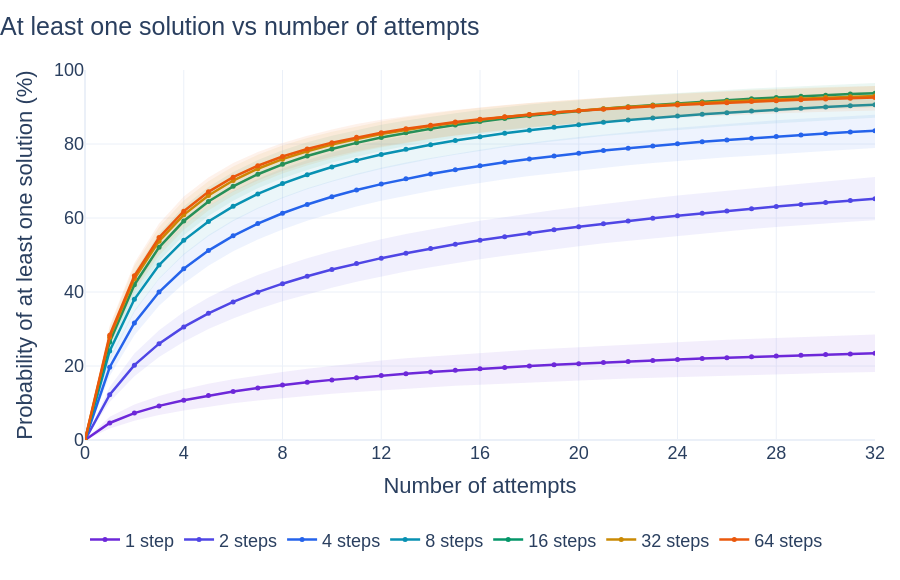

The notebook cell saved with this chart:
### Code cell
attempt_counts = np.arange(ATTEMPTS_PER_PUZZLE + 1)
bootstrap_rng = np.random.default_rng(EVAL_SEED + 1)
# Reuse the same whole-puzzle bootstrap draws for every generation-step budget.
n_puzzles = len(evaluation_indices)
weights = bootstrap_rng.multinomial(
    n_puzzles,
    np.full(n_puzzles, 1 / n_puzzles),
    size=3000,
)
retry_results = {}
step_colors = [
    "#6D28D9",
    "#4F46E5",
    "#2563EB",
    "#0891B2",
    "#059669",
    "#CA8A04",
    "#EA580C",
]
fig = go.Figure()
for generation_steps in EVAL_STEP_COUNTS:
    successes = evaluation_successes[generation_steps]
    per_puzzle_pass = np.zeros((n_puzzles, ATTEMPTS_PER_PUZZLE + 1))
    no_solution = np.ones(n_puzzles)
    failed = ATTEMPTS_PER_PUZZLE - successes.sum(axis=1)
    for k in range(1, ATTEMPTS_PER_PUZZLE + 1):
        no_solution *= np.maximum(failed - k + 1, 0) / (ATTEMPTS_PER_PUZZLE - k + 1)
        per_puzzle_pass[:, k] = 1 - no_solution
    pass_at_k = per_puzzle_pass.mean(axis=0)
    lower, upper = np.quantile(
        weights @ per_puzzle_pass / n_puzzles, [0.025, 0.975], axis=0
    )
    retry_results[generation_steps] = dict(
        pass_at_k=pass_at_k, lower=lower, upper=upper
    )

    color = step_colors[EVAL_STEP_COUNTS.index(generation_steps) % len(step_colors)]
    rgb = tuple(int(color[position : position + 2], 16) for position in (1, 3, 5))
    group = str(generation_steps)
    fig.add_scatter(
        x=attempt_counts,
        y=100 * lower,
        mode="lines",
        line=dict(width=0),
        hoverinfo="skip",
        showlegend=False,
        legendgroup=group,
    )
    fig.add_scatter(
        x=attempt_counts,
        y=100 * upper,
        mode="lines",
        line=dict(width=0),
        fill="tonexty",
        fillcolor=f"rgba({rgb[0]},{rgb[1]},{rgb[2]},0.08)",
        hoverinfo="skip",
        showlegend=False,
        legendgroup=group,
    )
    fig.add_scatter(
        x=attempt_counts,
        y=100 * pass_at_k,
        mode="lines+markers",
        line=dict(color=color, width=2.5),
        marker=dict(size=5),
        name=f"{generation_steps} " + ("step" if generation_steps == 1 else "steps"),
        legendgroup=group,
        customdata=np.column_stack((100 * lower, 100 * upper)),
        hovertemplate=(
            "%{y:.2f}% · 95% interval [%{customdata[0]:.2f}%, %{customdata[1]:.2f}%]"
            "<extra>%{fullData.name}</extra>"
        ),
    )

fig.update_layout(
    title=dict(text="At least one solution vs number of attempts", x=0),
    template="plotly_white",
    height=580,
    autosize=True,
    hovermode="x unified",
    xaxis=dict(
        title="Number of attempts",
        range=[0, ATTEMPTS_PER_PUZZLE],
        dtick=max(1, ATTEMPTS_PER_PUZZLE // 8),
    ),
    yaxis=dict(title="Probability of at least one solution (%)", range=[0, 100]),
    font=dict(family="Arial, sans-serif", size=18),
    legend=dict(orientation="h", y=-0.22, x=0, groupclick="togglegroup"),
    margin=dict(l=85, r=25, t=70, b=140),
)
fig.show(config=PLOT_CONFIG)
fig.write_html(ARTIFACTS / "queens8_dfm_retries.html", config=PLOT_CONFIG)

np.savez_compressed(
    ARTIFACTS / "queens8_dfm_evaluation.npz",
    dataset_indices=evaluation_indices,
    puzzle_ids=puzzles["ids"][evaluation_indices],
    steps=np.asarray(EVAL_STEP_COUNTS),
    successes=np.stack([evaluation_successes[steps] for steps in EVAL_STEP_COUNTS]),
    attempt_counts=attempt_counts,
    pass_at_k=np.stack(
        [retry_results[steps]["pass_at_k"] for steps in EVAL_STEP_COUNTS]
    ),
    lower=np.stack([retry_results[steps]["lower"] for steps in EVAL_STEP_COUNTS]),
    upper=np.stack([retry_results[steps]["upper"] for steps in EVAL_STEP_COUNTS]),
    evaluation_seed=EVAL_SEED,
    batch_size=EVAL_BATCH_SIZE,
    dataset_sha256=puzzles["metadata"]["data_sha256"],
    checkpoint_sha256=checkpoint_sha256,
    optimizer_updates=run.global_step,
)

### Figure 1 — Plotly figure (JSON) as saved in the notebook; plotly's stock layout.template omitted (floating-point values rounded to 4 significant figures)
{"data": [{"hoverinfo": "skip", "legendgroup": "1", "line": {"width": 0}, "mode": "lines", "showlegend": false, "type": "scatter", "x": [0, 1, 2, 3, 4, 5, 6, 7, 8, 9, 10, 11, 12, 13, 14, 15, 16, 17, 18, 19, 20, 21, 22, 23, 24, 25, 26, 27, 28, 29, 30, 31, 32], "y": [0.0, 3.088, 5.17, 6.728, 7.948, 9.018, 9.914, 10.68, 11.34, 11.93, 12.49, 12.99, 13.43, 13.85, 14.24, 14.63, 14.95, 15.27, 15.57, 15.84, 16.13, 16.38, 16.59, 16.81, 17.01, 17.23, 17.45, 17.62, 17.78, 17.94, 18.08, 18.23, 18.36]}, {"fill": "tonexty", "fillcolor": "rgba(109,40,217,0.08)", "hoverinfo": "skip", "legendgroup": "1", "line": {"width": 0}, "mode": "lines", "showlegend": false, "type": "scatter", "x": [0, 1, 2, 3, 4, 5, 6, 7, 8, 9, 10, 11, 12, 13, 14, 15, 16, 17, 18, 19, 20, 21, 22, 23, 24, 25, 26, 27, 28, 29, 30, 31, 32], "y": [0.0, 6.311, 9.591, 11.9, 13.71, 15.21, 16.44, 17.48, 18.4, 19.28, 20.06, 20.79, 21.46, 22.07, 22.57, 23.05, 23.54, 23.97, 24.37, 24.72, 25.09, 25.46, 25.81, 26.14, 26.43, 26.77, 27.09, 27.32, 27.59, 27.84, 28.08, 28.31, 28.52]}, {"customdata": [[0.0, 0.0], [3.088, 6.311], [5.17, 9.591], [6.728, 11.9], [7.948, 13.71], [9.018, 15.21], [9.914, 16.44], [10.68, 17.48], [11.34, 18.4], [11.93, 19.28], [12.49, 20.06], [12.99, 20.79], [13.43, 21.46], [13.85, 22.07], [14.24, 22.57], [14.63, 23.05], [14.95, 23.54], [15.27, 23.97], [15.57, 24.37], [15.84, 24.72], [16.13, 25.09], [16.38, 25.46], [16.59, 25.81], [16.81, 26.14], [17.01, 26.43], [17.23, 26.77], [17.45, 27.09], [17.62, 27.32], [17.78, 27.59], [17.94, 27.84], [18.08, 28.08], [18.23, 28.31], [18.36, 28.52]], "hovertemplate": "%{y:.2f}% · 95% interval [%{customdata[0]:.2f}%, %{customdata[1]:.2f}%]<extra>%{fullData.name}</extra>", "legendgroup": "1", "line": {"color": "#6D28D9", "width": 2.5}, "marker": {"size": 5}, "mode": "lines+markers", "name": "1 step", "type": "scatter", "x": [0, 1, 2, 3, 4, 5, 6, 7, 8, 9, 10, 11, 12, 13, 14, 15, 16, 17, 18, 19, 20, 21, 22, 23, 24, 25, 26, 27, 28, 29, 30, 31, 32], "y": [0.0, 4.602, 7.282, 9.222, 10.75, 12.01, 13.09, 14.02, 14.85, 15.59, 16.25, 16.85, 17.41, 17.91, 18.38, 18.82, 19.23, 19.61, 19.97, 20.31, 20.64, 20.94, 21.23, 21.51, 21.77, 22.02, 22.25, 22.48, 22.69, 22.89, 23.09, 23.27, 23.44]}, {"hoverinfo": "skip", "legendgroup": "2", "line": {"width": 0}, "mode": "lines", "showlegend": false, "type": "scatter", "x": [0, 1, 2, 3, 4, 5, 6, 7, 8, 9, 10, 11, 12, 13, 14, 15, 16, 17, 18, 19, 20, 21, 22, 23, 24, 25, 26, 27, 28, 29, 30, 31, 32], "y": [0.0, 10.24, 17.24, 22.42, 26.57, 29.98, 32.84, 35.32, 37.51, 39.43, 41.15, 42.76, 44.19, 45.52, 46.7, 47.82, 48.85, 49.8, 50.7, 51.54, 52.38, 53.15, 53.83, 54.53, 55.18, 55.83, 56.45, 57.05, 57.59, 58.11, 58.58, 58.98, 59.38]}, {"fill": "tonexty", "fillcolor": "rgba(79,70,229,0.08)", "hoverinfo": "skip", "legendgroup": "2", "line": {"width": 0}, "mode": "lines", "showlegend": false, "type": "scatter", "x": [0, 1, 2, 3, 4, 5, 6, 7, 8, 9, 10, 11, 12, 13, 14, 15, 16, 17, 18, 19, 20, 21, 22, 23, 24, 25, 26, 27, 28, 29, 30, 31, 32], "y": [0.0, 14.34, 23.35, 29.67, 34.57, 38.5, 41.81, 44.59, 46.98, 49.14, 51.03, 52.7, 54.28, 55.65, 56.94, 58.14, 59.25, 60.25, 61.19, 62.14, 62.96, 63.79, 64.56, 65.36, 66.06, 66.73, 67.45, 68.13, 68.69, 69.29, 69.87, 70.48, 71.09]}, {"customdata": [[0.0, 0.0], [10.24, 14.34], [17.24, 23.35], [22.42, 29.67], [26.57, 34.57], [29.98, 38.5], [32.84, 41.81], [35.32, 44.59], [37.51, 46.98], [39.43, 49.14], [41.15, 51.03], [42.76, 52.7], [44.19, 54.28], [45.52, 55.65], [46.7, 56.94], [47.82, 58.14], [48.85, 59.25], [49.8, 60.25], [50.7, 61.19], [51.54, 62.14], [52.38, 62.96], [53.15, 63.79], [53.83, 64.56], [54.53, 65.36], [55.18, 66.06], [55.83, 66.73], [56.45, 67.45], [57.05, 68.13], [57.59, 68.69], [58.11, 69.29], [58.58, 69.87], [58.98, 70.48], [59.38, 71.09]], "hovertemplate": "%{y:.2f}% · 95% interval [%{customdata[0]:.2f}%, %{customdata[1]:.2f}%]<extra>%{fullData.name}</extra>", "legendgroup": "2", "line": {"color": "#4F46E5", "width": 2.5}, "marker": {"size": 5}, "mode": "lines+markers", "name": "2 steps", "type": "scatter", "x": [0, 1, 2, 3, 4, 5, 6, 7, 8, 9, 10, 11, 12, 13, 14, 15, 16, 17, 18, 19, 20, 21, 22, 23, 24, 25, 26, 27, 28, 29, 30, 31, 32], "y": [0.0, 12.23, 20.22, 26.04, 30.57, 34.25, 37.33, 39.96, 42.25, 44.26, 46.06, 47.68, 49.15, 50.49, 51.73, 52.89, 53.96, 54.97, 55.91, 56.8, 57.65, 58.45, 59.21, 59.93, 60.63, 61.29, 61.92, 62.53, 63.11, 63.68, 64.21, 64.73, 65.23]}, {"hoverinfo": "skip", "legendgroup": "4", "line": {"width": 0}, "mode": "lines", "showlegend": false, "type": "scatter", "x": [0, 1, 2, 3, 4, 5, 6, 7, 8, 9, 10, 11, 12, 13, 14, 15, 16, 17, 18, 19, 20, 21, 22, 23, 24, 25, 26, 27, 28, 29, 30, 31, 32], "y": [0.0, 17.29, 28.33, 36.25, 42.28, 47.08, 50.99, 54.16, 56.9, 59.25, 61.3, 63.08, 64.63, 66.02, 67.29, 68.42, 69.47, 70.45, 71.36, 72.13, 72.92, 73.6, 74.27, 74.87, 75.43, 75.94, 76.42, 76.84, 77.31, 77.69, 78.1, 78.52, 78.91]}, {"fill": "tonexty", "fillcolor": "rgba(37,99,235,0.08)", "hoverinfo": "skip", "legendgroup": "4", "line": {"width": 0}, "mode": "lines", "showlegend": false, "type": "scatter", "x": [0, 1, 2, 3, 4, 5, 6, 7, 8, 9, 10, 11, 12, 13, 14, 15, 16, 17, 18, 19, 20, 21, 22, 23, 24, 25, 26, 27, 28, 29, 30, 31, 32], "y": [0.0, 22.13, 35.03, 43.75, 50.32, 55.41, 59.48, 62.76, 65.58, 68.01, 70.09, 71.96, 73.57, 75.01, 76.24, 77.4, 78.46, 79.43, 80.32, 81.15, 81.86, 82.56, 83.19, 83.83, 84.41, 84.95, 85.45, 85.95, 86.43, 86.84, 87.23, 87.57, 87.89]}, {"customdata": [[0.0, 0.0], [17.29, 22.13], [28.33, 35.03], [36.25, 43.75], [42.28, 50.32], [47.08, 55.41], [50.99, 59.48], [54.16, 62.76], [56.9, 65.58], [59.25, 68.01], [61.3, 70.09], [63.08, 71.96], [64.63, 73.57], [66.02, 75.01], [67.29, 76.24], [68.42, 77.4], [69.47, 78.46], [70.45, 79.43], [71.36, 80.32], [72.13, 81.15], [72.92, 81.86], [73.6, 82.56], [74.27, 83.19], [74.87, 83.83], [75.43, 84.41], [75.94, 84.95], [76.42, 85.45], [76.84, 85.95], [77.31, 86.43], [77.69, 86.84], [78.1, 87.23], [78.52, 87.57], [78.91, 87.89]], "hovertemplate": "%{y:.2f}% · 95% interval [%{customdata[0]:.2f}%, %{customdata[1]:.2f}%]<extra>%{fullData.name}</extra>", "legendgroup": "4", "line": {"color": "#2563EB", "width": 2.5}, "marker": {"size": 5}, "mode": "lines+markers", "name": "4 steps", "type": "scatter", "x": [0, 1, 2, 3, 4, 5, 6, 7, 8, 9, 10, 11, 12, 13, 14, 15, 16, 17, 18, 19, 20, 21, 22, 23, 24, 25, 26, 27, 28, 29, 30, 31, 32], "y": [0.0, 19.67, 31.65, 40.0, 46.28, 51.2, 55.19, 58.49, 61.28, 63.67, 65.74, 67.56, 69.16, 70.6, 71.88, 73.04, 74.1, 75.06, 75.95, 76.76, 77.51, 78.21, 78.86, 79.47, 80.04, 80.58, 81.08, 81.56, 82.01, 82.44, 82.84, 83.23, 83.59]}, {"hoverinfo": "skip", "legendgroup": "8", "line": {"width": 0}, "mode": "lines", "showlegend": false, "type": "scatter", "x": [0, 1, 2, 3, 4, 5, 6, 7, 8, 9, 10, 11, 12, 13, 14, 15, 16, 17, 18, 19, 20, 21, 22, 23, 24, 25, 26, 27, 28, 29, 30, 31, 32], "y": [0.0, 21.5, 34.61, 43.51, 50.0, 55.08, 59.13, 62.48, 65.32, 67.74, 69.78, 71.62, 73.24, 74.67, 75.97, 77.1, 78.16, 79.1, 79.98, 80.74, 81.49, 82.14, 82.72, 83.29, 83.82, 84.34, 84.79, 85.17, 85.57, 85.95, 86.28, 86.68, 87.1]}, {"fill": "tonexty", "fillcolor": "rgba(8,145,178,0.08)", "hoverinfo": "skip", "legendgroup": "8", "line": {"width": 0}, "mode": "lines", "showlegend": false, "type": "scatter", "x": [0, 1, 2, 3, 4, 5, 6, 7, 8, 9, 10, 11, 12, 13, 14, 15, 16, 17, 18, 19, 20, 21, 22, 23, 24, 25, 26, 27, 28, 29, 30, 31, 32], "y": [0.0, 26.67, 41.58, 51.19, 58.01, 63.2, 67.26, 70.59, 73.35, 75.66, 77.7, 79.47, 80.94, 82.3, 83.52, 84.6, 85.53, 86.45, 87.26, 87.99, 88.72, 89.29, 89.84, 90.39, 90.89, 91.35, 91.78, 92.21, 92.61, 92.96, 93.36, 93.73, 94.14]}, {"customdata": [[0.0, 0.0], [21.5, 26.67], [34.61, 41.58], [43.51, 51.19], [50.0, 58.01], [55.08, 63.2], [59.13, 67.26], [62.48, 70.59], [65.32, 73.35], [67.74, 75.66], [69.78, 77.7], [71.62, 79.47], [73.24, 80.94], [74.67, 82.3], [75.97, 83.52], [77.1, 84.6], [78.16, 85.53], [79.1, 86.45], [79.98, 87.26], [80.74, 87.99], [81.49, 88.72], [82.14, 89.29], [82.72, 89.84], [83.29, 90.39], [83.82, 90.89], [84.34, 91.35], [84.79, 91.78], [85.17, 92.21], [85.57, 92.61], [85.95, 92.96], [86.28, 93.36], [86.68, 93.73], [87.1, 94.14]], "hovertemplate": "%{y:.2f}% · 95% interval [%{customdata[0]:.2f}%, %{customdata[1]:.2f}%]<extra>%{fullData.name}</extra>", "legendgroup": "8", "line": {"color": "#0891B2", "width": 2.5}, "marker": {"size": 5}, "mode": "lines+markers", "name": "8 steps", "type": "scatter", "x": [0, 1, 2, 3, 4, 5, 6, 7, 8, 9, 10, 11, 12, 13, 14, 15, 16, 17, 18, 19, 20, 21, 22, 23, 24, 25, 26, 27, 28, 29, 30, 31, 32], "y": [0.0, 24.07, 38.03, 47.28, 53.96, 59.07, 63.15, 66.49, 69.3, 71.7, 73.76, 75.57, 77.16, 78.57, 79.82, 80.95, 81.97, 82.89, 83.73, 84.5, 85.21, 85.86, 86.46, 87.02, 87.54, 88.02, 88.47, 88.89, 89.28, 89.65, 89.99, 90.32, 90.62]}, {"hoverinfo": "skip", "legendgroup": "16", "line": {"width": 0}, "mode": "lines", "showlegend": false, "type": "scatter", "x": [0, 1, 2, 3, 4, 5, 6, 7, 8, 9, 10, 11, 12, 13, 14, 15, 16, 17, 18, 19, 20, 21, 22, 23, 24, 25, 26, 27, 28, 29, 30, 31, 32], "y": [0.0, 23.95, 38.55, 48.36, 55.31, 60.55, 64.69, 68.04, 70.76, 73.0, 74.97, 76.65, 78.13, 79.44, 80.64, 81.69, 82.65, 83.54, 84.28, 85.03, 85.65, 86.28, 86.83, 87.36, 87.84, 88.31, 88.73, 89.12, 89.47, 89.83, 90.12, 90.38, 90.62]}, {"fill": "tonexty", "fillcolor": "rgba(5,150,105,0.08)", "hoverinfo": "skip", "legendgroup": "16", "line": {"width": 0}, "mode": "lines", "showlegend": false, "type": "scatter", "x": [0, 1, 2, 3, 4, 5, 6, 7, 8, 9, 10, 11, 12, 13, 14, 15, 16, 17, 18, 19, 20, 21, 22, 23, 24, 25, 26, 27, 28, 29, 30, 31, 32], "y": [0.0, 29.04, 45.44, 55.87, 63.09, 68.39, 72.45, 75.67, 78.28, 80.47, 82.26, 83.8, 85.2, 86.36, 87.39, 88.32, 89.2, 89.99, 90.67, 91.31, 91.87, 92.39, 92.9, 93.35, 93.82, 94.24, 94.61, 94.99, 95.31, 95.62, 95.93, 96.22, 96.48]}, {"customdata": [[0.0, 0.0], [23.95, 29.04], [38.55, 45.44], [48.36, 55.87], [55.31, 63.09], [60.55, 68.39], [64.69, 72.45], [68.04, 75.67], [70.76, 78.28], [73.0, 80.47], [74.97, 82.26], [76.65, 83.8], [78.13, 85.2], [79.44, 86.36], [80.64, 87.39], [81.69, 88.32], [82.65, 89.2], [83.54, 89.99], [84.28, 90.67], [85.03, 91.31], [85.65, 91.87], [86.28, 92.39], [86.83, 92.9], [87.36, 93.35], [87.84, 93.82], [88.31, 94.24], [88.73, 94.61], [89.12, 94.99], [89.47, 95.31], [89.83, 95.62], [90.12, 95.93], [90.38, 96.22], [90.62, 96.48]], "hovertemplate": "%{y:.2f}% · 95% interval [%{customdata[0]:.2f}%, %{customdata[1]:.2f}%]<extra>%{fullData.name}</extra>", "legendgroup": "16", "line": {"color": "#059669", "width": 2.5}, "marker": {"size": 5}, "mode": "lines+markers", "name": "16 steps", "type": "scatter", "x": [0, 1, 2, 3, 4, 5, 6, 7, 8, 9, 10, 11, 12, 13, 14, 15, 16, 17, 18, 19, 20, 21, 22, 23, 24, 25, 26, 27, 28, 29, 30, 31, 32], "y": [0.0, 26.49, 41.97, 52.07, 59.18, 64.47, 68.56, 71.83, 74.51, 76.75, 78.66, 80.31, 81.74, 83.01, 84.13, 85.14, 86.05, 86.87, 87.62, 88.3, 88.93, 89.51, 90.05, 90.55, 91.01, 91.44, 91.84, 92.21, 92.56, 92.89, 93.19, 93.48, 93.75]}, {"hoverinfo": "skip", "legendgroup": "32", "line": {"width": 0}, "mode": "lines", "showlegend": false, "type": "scatter", "x": [0, 1, 2, 3, 4, 5, 6, 7, 8, 9, 10, 11, 12, 13, 14, 15, 16, 17, 18, 19, 20, 21, 22, 23, 24, 25, 26, 27, 28, 29, 30, 31, 32], "y": [0.0, 25.17, 40.02, 49.88, 56.77, 62.02, 66.06, 69.33, 72.05, 74.22, 76.08, 77.71, 79.05, 80.3, 81.36, 82.27, 83.12, 83.87, 84.56, 85.17, 85.71, 86.22, 86.67, 87.09, 87.47, 87.83, 88.16, 88.44, 88.71, 89.01, 89.27, 89.56, 89.83]}, {"fill": "tonexty", "fillcolor": "rgba(202,138,4,0.08)", "hoverinfo": "skip", "legendgroup": "32", "line": {"width": 0}, "mode": "lines", "showlegend": false, "type": "scatter", "x": [0, 1, 2, 3, 4, 5, 6, 7, 8, 9, 10, 11, 12, 13, 14, 15, 16, 17, 18, 19, 20, 21, 22, 23, 24, 25, 26, 27, 28, 29, 30, 31, 32], "y": [0.0, 30.51, 47.14, 57.59, 64.72, 69.94, 73.93, 77.09, 79.59, 81.6, 83.33, 84.78, 86.1, 87.23, 88.19, 89.04, 89.77, 90.48, 91.06, 91.61, 92.13, 92.58, 92.99, 93.37, 93.75, 94.05, 94.34, 94.64, 94.94, 95.21, 95.42, 95.57, 95.7]}, {"customdata": [[0.0, 0.0], [25.17, 30.51], [40.02, 47.14], [49.88, 57.59], [56.77, 64.72], [62.02, 69.94], [66.06, 73.93], [69.33, 77.09], [72.05, 79.59], [74.22, 81.6], [76.08, 83.33], [77.71, 84.78], [79.05, 86.1], [80.3, 87.23], [81.36, 88.19], [82.27, 89.04], [83.12, 89.77], [83.87, 90.48], [84.56, 91.06], [85.17, 91.61], [85.71, 92.13], [86.22, 92.58], [86.67, 92.99], [87.09, 93.37], [87.47, 93.75], [87.83, 94.05], [88.16, 94.34], [88.44, 94.64], [88.71, 94.94], [89.01, 95.21], [89.27, 95.42], [89.56, 95.57], [89.83, 95.7]], "hovertemplate": "%{y:.2f}% · 95% interval [%{customdata[0]:.2f}%, %{customdata[1]:.2f}%]<extra>%{fullData.name}</extra>", "legendgroup": "32", "line": {"color": "#CA8A04", "width": 2.5}, "marker": {"size": 5}, "mode": "lines+markers", "name": "32 steps", "type": "scatter", "x": [0, 1, 2, 3, 4, 5, 6, 7, 8, 9, 10, 11, 12, 13, 14, 15, 16, 17, 18, 19, 20, 21, 22, 23, 24, 25, 26, 27, 28, 29, 30, 31, 32], "y": [0.0, 27.78, 43.57, 53.74, 60.85, 66.1, 70.13, 73.32, 75.9, 78.04, 79.84, 81.37, 82.7, 83.85, 84.87, 85.77, 86.58, 87.3, 87.95, 88.53, 89.07, 89.56, 90.0, 90.41, 90.79, 91.14, 91.46, 91.76, 92.04, 92.3, 92.54, 92.76, 92.97]}, {"hoverinfo": "skip", "legendgroup": "64", "line": {"width": 0}, "mode": "lines", "showlegend": false, "type": "scatter", "x": [0, 1, 2, 3, 4, 5, 6, 7, 8, 9, 10, 11, 12, 13, 14, 15, 16, 17, 18, 19, 20, 21, 22, 23, 24, 25, 26, 27, 28, 29, 30, 31, 32], "y": [0.0, 25.72, 40.95, 50.94, 57.93, 63.14, 67.09, 70.17, 72.74, 74.81, 76.56, 78.05, 79.31, 80.47, 81.45, 82.32, 83.04, 83.78, 84.4, 84.95, 85.43, 85.93, 86.37, 86.77, 87.12, 87.45, 87.72, 87.98, 88.26, 88.48, 88.69, 88.88, 89.06]}, {"fill": "tonexty", "fillcolor": "rgba(234,88,12,0.08)", "hoverinfo": "skip", "legendgroup": "64", "line": {"width": 0}, "mode": "lines", "showlegend": false, "type": "scatter", "x": [0, 1, 2, 3, 4, 5, 6, 7, 8, 9, 10, 11, 12, 13, 14, 15, 16, 17, 18, 19, 20, 21, 22, 23, 24, 25, 26, 27, 28, 29, 30, 31, 32], "y": [0.0, 30.95, 47.84, 58.52, 65.79, 70.97, 74.85, 77.84, 80.24, 82.23, 83.93, 85.38, 86.57, 87.62, 88.46, 89.22, 89.91, 90.52, 91.07, 91.61, 92.05, 92.48, 92.85, 93.22, 93.57, 93.9, 94.2, 94.45, 94.69, 94.9, 95.1, 95.4, 95.7]}, {"customdata": [[0.0, 0.0], [25.72, 30.95], [40.95, 47.84], [50.94, 58.52], [57.93, 65.79], [63.14, 70.97], [67.09, 74.85], [70.17, 77.84], [72.74, 80.24], [74.81, 82.23], [76.56, 83.93], [78.05, 85.38], [79.31, 86.57], [80.47, 87.62], [81.45, 88.46], [82.32, 89.22], [83.04, 89.91], [83.78, 90.52], [84.4, 91.07], [84.95, 91.61], [85.43, 92.05], [85.93, 92.48], [86.37, 92.85], [86.77, 93.22], [87.12, 93.57], [87.45, 93.9], [87.72, 94.2], [87.98, 94.45], [88.26, 94.69], [88.48, 94.9], [88.69, 95.1], [88.88, 95.4], [89.06, 95.7]], "hovertemplate": "%{y:.2f}% · 95% interval [%{customdata[0]:.2f}%, %{customdata[1]:.2f}%]<extra>%{fullData.name}</extra>", "legendgroup": "64", "line": {"color": "#EA580C", "width": 2.5}, "marker": {"size": 5}, "mode": "lines+markers", "name": "64 steps", "type": "scatter", "x": [0, 1, 2, 3, 4, 5, 6, 7, 8, 9, 10, 11, 12, 13, 14, 15, 16, 17, 18, 19, 20, 21, 22, 23, 24, 25, 26, 27, 28, 29, 30, 31, 32], "y": [0.0, 28.33, 44.4, 54.71, 61.85, 67.06, 71.02, 74.12, 76.61, 78.66, 80.37, 81.82, 83.07, 84.15, 85.1, 85.93, 86.68, 87.34, 87.94, 88.48, 88.98, 89.43, 89.84, 90.21, 90.56, 90.88, 91.18, 91.45, 91.71, 91.95, 92.17, 92.38, 92.58]}], "layout": {"autosize": true, "font": {"family": "Arial, sans-serif", "size": 18}, "height": 580, "hovermode": "x unified", "legend": {"groupclick": "togglegroup", "orientation": "h", "x": 0, "y": -0.22}, "margin": {"b": 140, "l": 85, "r": 25, "t": 70}, "title": {"text": "At least one solution vs number of attempts", "x": 0}, "xaxis": {"dtick": 4, "range": [0, 32], "title": {"text": "Number of attempts"}}, "yaxis": {"range": [0, 100], "title": {"text": "Probability of at least one solution (%)"}}}}
